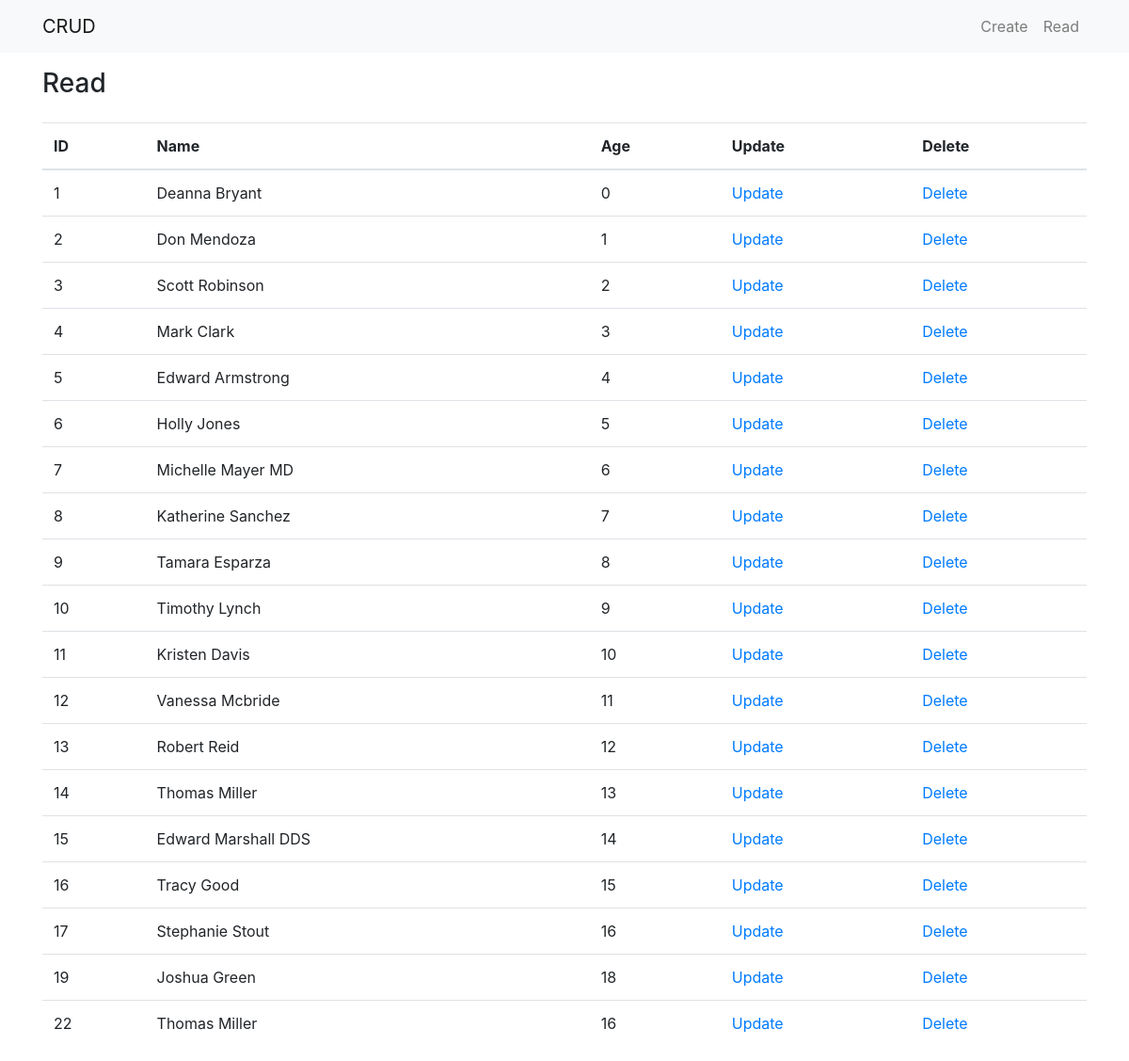
The app's page /read/ with its own data.
### view_controller/models.py (models this page shows, shortened)
class Demo(models.Model):
    name = models.CharField( max_length=50)
    age = models.PositiveIntegerField()

### view_controller/views.py (the view)
# urls.py: path('read/', views.read, name='read'),
def read(request):
    objs = Demo.objects.all()
    return render(request, "view_controller/read.html", {
        "objs" : objs,
    })

### view_controller/templates/view_controller/read.html
{% extends "base.html" %}
{% block content %}
<h3 class="mb-2">Read</h3>
<table class="table mt-4">
    <thead>
        <tr>
            <th>ID</th>
            <th scope="col">Name</th>
            <th scope="col">Age</th>
            <th scope="col">Update</th>
            <th scope="col">Delete</th>
        </tr>
    </thead>
    <tbody>
        {% for obj in objs %}
        <tr>
            <td>{{ obj.pk }}</td>
            <td>{{ obj.name }}</td>
            <td>{{ obj.age }}</td>
            <td><a href="{% url 'update' pk=obj.pk %}">Update</a></td>
            <td><a href="{% url 'delete' pk=obj.pk %}">Delete</a></td>
        </tr>
        {% endfor %}
    </tbody>
</table>
{% endblock content %}

### templates/base.html (shortened to what this page needs)
<!doctype html>
<html lang="en">
<head>
    <link rel="stylesheet" href="https://stackpath.bootstrapcdn.com/bootstrap/4.1.3/css/bootstrap.min.css"
>
</head>
<body>
    <nav class="navbar navbar-expand-lg navbar-light bg-light">
        <div class="container">
                <a class="navbar-brand" href="{% url 'index' %}">CRUD</a>
                <div class="collapse navbar-collapse" id="navbarNav">
                    <ul class="navbar-nav ml-auto">
                        <li class="nav-item">
                            <a class="nav-link" href="{% url 'create' %}">Create</a>
                        </li>
                        <li class="nav-item">
                            <a class="nav-link" href="{% url 'read' %}">Read</a>
                        </li>
                    </ul>
                </div>
        </div>
    </nav>
    <div class="container my-3">
        {% block content %}
        {% endblock content %}
    </div>
</body>
</html>

### records on screen
Demo: pk "1", name "Deanna Bryant", age "0"
Demo: pk "2", name "Don Mendoza", age "1"
Demo: pk "3", name "Scott Robinson", age "2"
Demo: pk "4", name "Mark Clark", age "3"
Demo: pk "5", name "Edward Armstrong", age "4"
Demo: pk "6", name "Holly Jones", age "5"
Demo: pk "7", name "Michelle Mayer MD", age "6"
Demo: pk "8", name "Katherine Sanchez", age "7"
Demo: pk "9", name "Tamara Esparza", age "8"
Demo: pk "10", name "Timothy Lynch", age "9"
Demo: pk "11", name "Kristen Davis", age "10"
Demo: pk "12", name "Vanessa Mcbride", age "11"
Demo: pk "13", name "Robert Reid", age "12"
Demo: pk "14", name "Thomas Miller", age "13"
Demo: pk "15", name "Edward Marshall DDS", age "14"
Demo: pk "16", name "Tracy Good", age "15"
Demo: pk "17", name "Stephanie Stout", age "16"
Demo: pk "19", name "Joshua Green", age "18"
Demo: pk "22", name "Thomas Miller", age "16"
